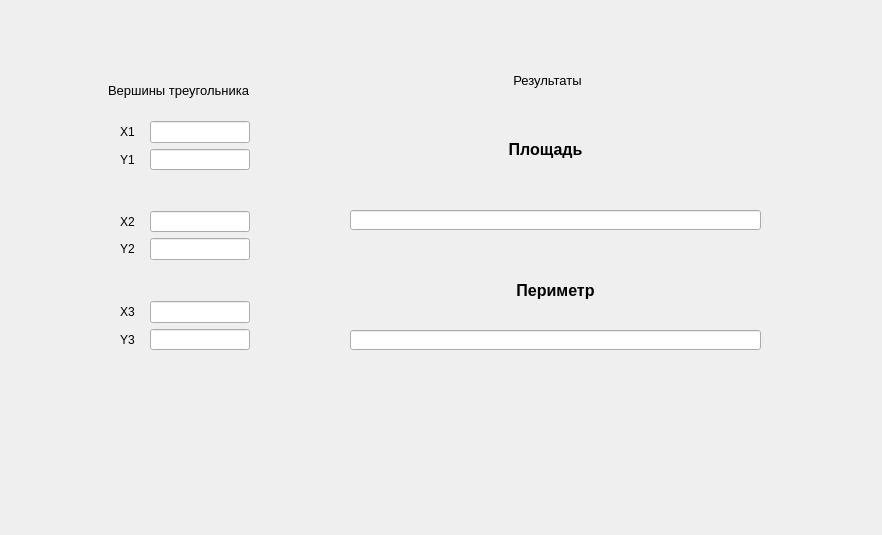
<?xml version="1.0" encoding="UTF-8"?>
<ui version="4.0">
 <class>Widget</class>
 <widget class="QWidget" name="Widget">
  <property name="geometry">
   <rect>
    <x>0</x>
    <y>0</y>
    <width>882</width>
    <height>535</height>
   </rect>
  </property>
  <property name="windowTitle">
   <string>Widget</string>
  </property>
  <widget class="QLineEdit" name="squar_LN_rslt">
   <property name="geometry">
    <rect>
     <x>350</x>
     <y>210</y>
     <width>411</width>
     <height>20</height>
    </rect>
   </property>
   <property name="minimumSize">
    <size>
     <width>0</width>
     <height>15</height>
    </size>
   </property>
   <property name="maximumSize">
    <size>
     <width>16777215</width>
     <height>16777215</height>
    </size>
   </property>
   <property name="toolTipDuration">
    <number>0</number>
   </property>
   <property name="alignment">
    <set>Qt::AlignCenter</set>
   </property>
   <property name="readOnly">
    <bool>true</bool>
   </property>
  </widget>
  <widget class="QLabel" name="all_rslt_LBL">
   <property name="geometry">
    <rect>
     <x>480</x>
     <y>60</y>
     <width>135</width>
     <height>40</height>
    </rect>
   </property>
   <property name="sizePolicy">
    <sizepolicy hsizetype="Preferred" vsizetype="Fixed">
     <horstretch>0</horstretch>
     <verstretch>0</verstretch>
    </sizepolicy>
   </property>
   <property name="maximumSize">
    <size>
     <width>16777215</width>
     <height>40</height>
    </size>
   </property>
   <property name="font">
    <font>
     <pointsize>10</pointsize>
    </font>
   </property>
   <property name="text">
    <string>Результаты</string>
   </property>
   <property name="alignment">
    <set>Qt::AlignCenter</set>
   </property>
   <property name="wordWrap">
    <bool>true</bool>
   </property>
  </widget>
  <widget class="QLineEdit" name="perimetr_LN_rslt">
   <property name="geometry">
    <rect>
     <x>350</x>
     <y>330</y>
     <width>411</width>
     <height>20</height>
    </rect>
   </property>
   <property name="minimumSize">
    <size>
     <width>0</width>
     <height>15</height>
    </size>
   </property>
   <property name="maximumSize">
    <size>
     <width>1000000</width>
     <height>16777215</height>
    </size>
   </property>
   <property name="alignment">
    <set>Qt::AlignCenter</set>
   </property>
   <property name="readOnly">
    <bool>true</bool>
   </property>
  </widget>
  <widget class="QLabel" name="parimeter_LBL">
   <property name="geometry">
    <rect>
     <x>350</x>
     <y>260</y>
     <width>411</width>
     <height>61</height>
    </rect>
   </property>
   <property name="sizePolicy">
    <sizepolicy hsizetype="Preferred" vsizetype="Fixed">
     <horstretch>0</horstretch>
     <verstretch>0</verstretch>
    </sizepolicy>
   </property>
   <property name="minimumSize">
    <size>
     <width>100</width>
     <height>10</height>
    </size>
   </property>
   <property name="maximumSize">
    <size>
     <width>1000000</width>
     <height>1000000</height>
    </size>
   </property>
   <property name="font">
    <font>
     <pointsize>12</pointsize>
     <weight>75</weight>
     <bold>true</bold>
    </font>
   </property>
   <property name="text">
    <string>Периметр</string>
   </property>
   <property name="alignment">
    <set>Qt::AlignCenter</set>
   </property>
  </widget>
  <widget class="QLabel" name="coordinats_LBL">
   <property name="geometry">
    <rect>
     <x>80</x>
     <y>70</y>
     <width>197</width>
     <height>40</height>
    </rect>
   </property>
   <property name="sizePolicy">
    <sizepolicy hsizetype="Preferred" vsizetype="Fixed">
     <horstretch>0</horstretch>
     <verstretch>0</verstretch>
    </sizepolicy>
   </property>
   <property name="maximumSize">
    <size>
     <width>16777215</width>
     <height>40</height>
    </size>
   </property>
   <property name="font">
    <font>
     <pointsize>10</pointsize>
    </font>
   </property>
   <property name="text">
    <string>Вершины треугольника</string>
   </property>
   <property name="alignment">
    <set>Qt::AlignCenter</set>
   </property>
   <property name="wordWrap">
    <bool>true</bool>
   </property>
  </widget>
  <widget class="QWidget" name="layoutWidget_4">
   <property name="geometry">
    <rect>
     <x>100</x>
     <y>110</y>
     <width>171</width>
     <height>71</height>
    </rect>
   </property>
   <layout class="QGridLayout" name="gridLayout">
    <item row="1" column="0">
     <widget class="QLabel" name="y1_LBL">
      <property name="text">
       <string>Y1</string>
      </property>
     </widget>
    </item>
    <item row="0" column="0">
     <widget class="QLabel" name="x1_LBL">
      <property name="maximumSize">
       <size>
        <width>15</width>
        <height>16777215</height>
       </size>
      </property>
      <property name="text">
       <string>X1</string>
      </property>
     </widget>
    </item>
    <item row="0" column="1">
     <widget class="QLineEdit" name="x1_LN">
      <property name="sizePolicy">
       <sizepolicy hsizetype="MinimumExpanding" vsizetype="Fixed">
        <horstretch>0</horstretch>
        <verstretch>0</verstretch>
       </sizepolicy>
      </property>
      <property name="maximumSize">
       <size>
        <width>100</width>
        <height>16777215</height>
       </size>
      </property>
     </widget>
    </item>
    <item row="1" column="1">
     <widget class="QLineEdit" name="y1_LN">
      <property name="sizePolicy">
       <sizepolicy hsizetype="MinimumExpanding" vsizetype="Fixed">
        <horstretch>0</horstretch>
        <verstretch>0</verstretch>
       </sizepolicy>
      </property>
      <property name="maximumSize">
       <size>
        <width>100</width>
        <height>16777215</height>
       </size>
      </property>
     </widget>
    </item>
   </layout>
  </widget>
  <widget class="QWidget" name="layoutWidget_5">
   <property name="geometry">
    <rect>
     <x>100</x>
     <y>290</y>
     <width>171</width>
     <height>71</height>
    </rect>
   </property>
   <layout class="QGridLayout" name="gridLayout_3">
    <item row="0" column="1">
     <widget class="QLineEdit" name="x3_LN">
      <property name="sizePolicy">
       <sizepolicy hsizetype="MinimumExpanding" vsizetype="Fixed">
        <horstretch>0</horstretch>
        <verstretch>0</verstretch>
       </sizepolicy>
      </property>
      <property name="maximumSize">
       <size>
        <width>100</width>
        <height>16777215</height>
       </size>
      </property>
     </widget>
    </item>
    <item row="0" column="0">
     <widget class="QLabel" name="x3_LBL">
      <property name="maximumSize">
       <size>
        <width>15</width>
        <height>16777215</height>
       </size>
      </property>
      <property name="text">
       <string>X3</string>
      </property>
     </widget>
    </item>
    <item row="1" column="0">
     <widget class="QLabel" name="y3_LBL">
      <property name="text">
       <string>Y3</string>
      </property>
     </widget>
    </item>
    <item row="1" column="1">
     <widget class="QLineEdit" name="y3_LN">
      <property name="sizePolicy">
       <sizepolicy hsizetype="MinimumExpanding" vsizetype="Fixed">
        <horstretch>0</horstretch>
        <verstretch>0</verstretch>
       </sizepolicy>
      </property>
      <property name="maximumSize">
       <size>
        <width>100</width>
        <height>16777215</height>
       </size>
      </property>
     </widget>
    </item>
   </layout>
  </widget>
  <widget class="QLabel" name="squar_LBL">
   <property name="geometry">
    <rect>
     <x>340</x>
     <y>110</y>
     <width>411</width>
     <height>79</height>
    </rect>
   </property>
   <property name="sizePolicy">
    <sizepolicy hsizetype="Preferred" vsizetype="Fixed">
     <horstretch>0</horstretch>
     <verstretch>0</verstretch>
    </sizepolicy>
   </property>
   <property name="minimumSize">
    <size>
     <width>100</width>
     <height>10</height>
    </size>
   </property>
   <property name="maximumSize">
    <size>
     <width>100000</width>
     <height>100000</height>
    </size>
   </property>
   <property name="font">
    <font>
     <pointsize>12</pointsize>
     <weight>75</weight>
     <bold>true</bold>
    </font>
   </property>
   <property name="text">
    <string>Площадь</string>
   </property>
   <property name="alignment">
    <set>Qt::AlignCenter</set>
   </property>
  </widget>
  <widget class="QWidget" name="layoutWidget_3">
   <property name="geometry">
    <rect>
     <x>100</x>
     <y>200</y>
     <width>171</width>
     <height>71</height>
    </rect>
   </property>
   <layout class="QGridLayout" name="gridLayout_2">
    <item row="2" column="1">
     <widget class="QLineEdit" name="y2_LN">
      <property name="sizePolicy">
       <sizepolicy hsizetype="MinimumExpanding" vsizetype="Fixed">
        <horstretch>0</horstretch>
        <verstretch>0</verstretch>
       </sizepolicy>
      </property>
      <property name="maximumSize">
       <size>
        <width>100</width>
        <height>16777215</height>
       </size>
      </property>
     </widget>
    </item>
    <item row="1" column="1">
     <widget class="QLineEdit" name="x2_LN">
      <property name="sizePolicy">
       <sizepolicy hsizetype="MinimumExpanding" vsizetype="Fixed">
        <horstretch>0</horstretch>
        <verstretch>0</verstretch>
       </sizepolicy>
      </property>
      <property name="maximumSize">
       <size>
        <width>100</width>
        <height>16777215</height>
       </size>
      </property>
     </widget>
    </item>
    <item row="1" column="0">
     <widget class="QLabel" name="x2_LBL">
      <property name="maximumSize">
       <size>
        <width>15</width>
        <height>16777215</height>
       </size>
      </property>
      <property name="text">
       <string>X2</string>
      </property>
     </widget>
    </item>
    <item row="2" column="0">
     <widget class="QLabel" name="y2_LBL">
      <property name="text">
       <string>Y2</string>
      </property>
     </widget>
    </item>
   </layout>
  </widget>
 </widget>
 <layoutdefault spacing="6" margin="11"/>
 <resources/>
 <connections/>
</ui>
